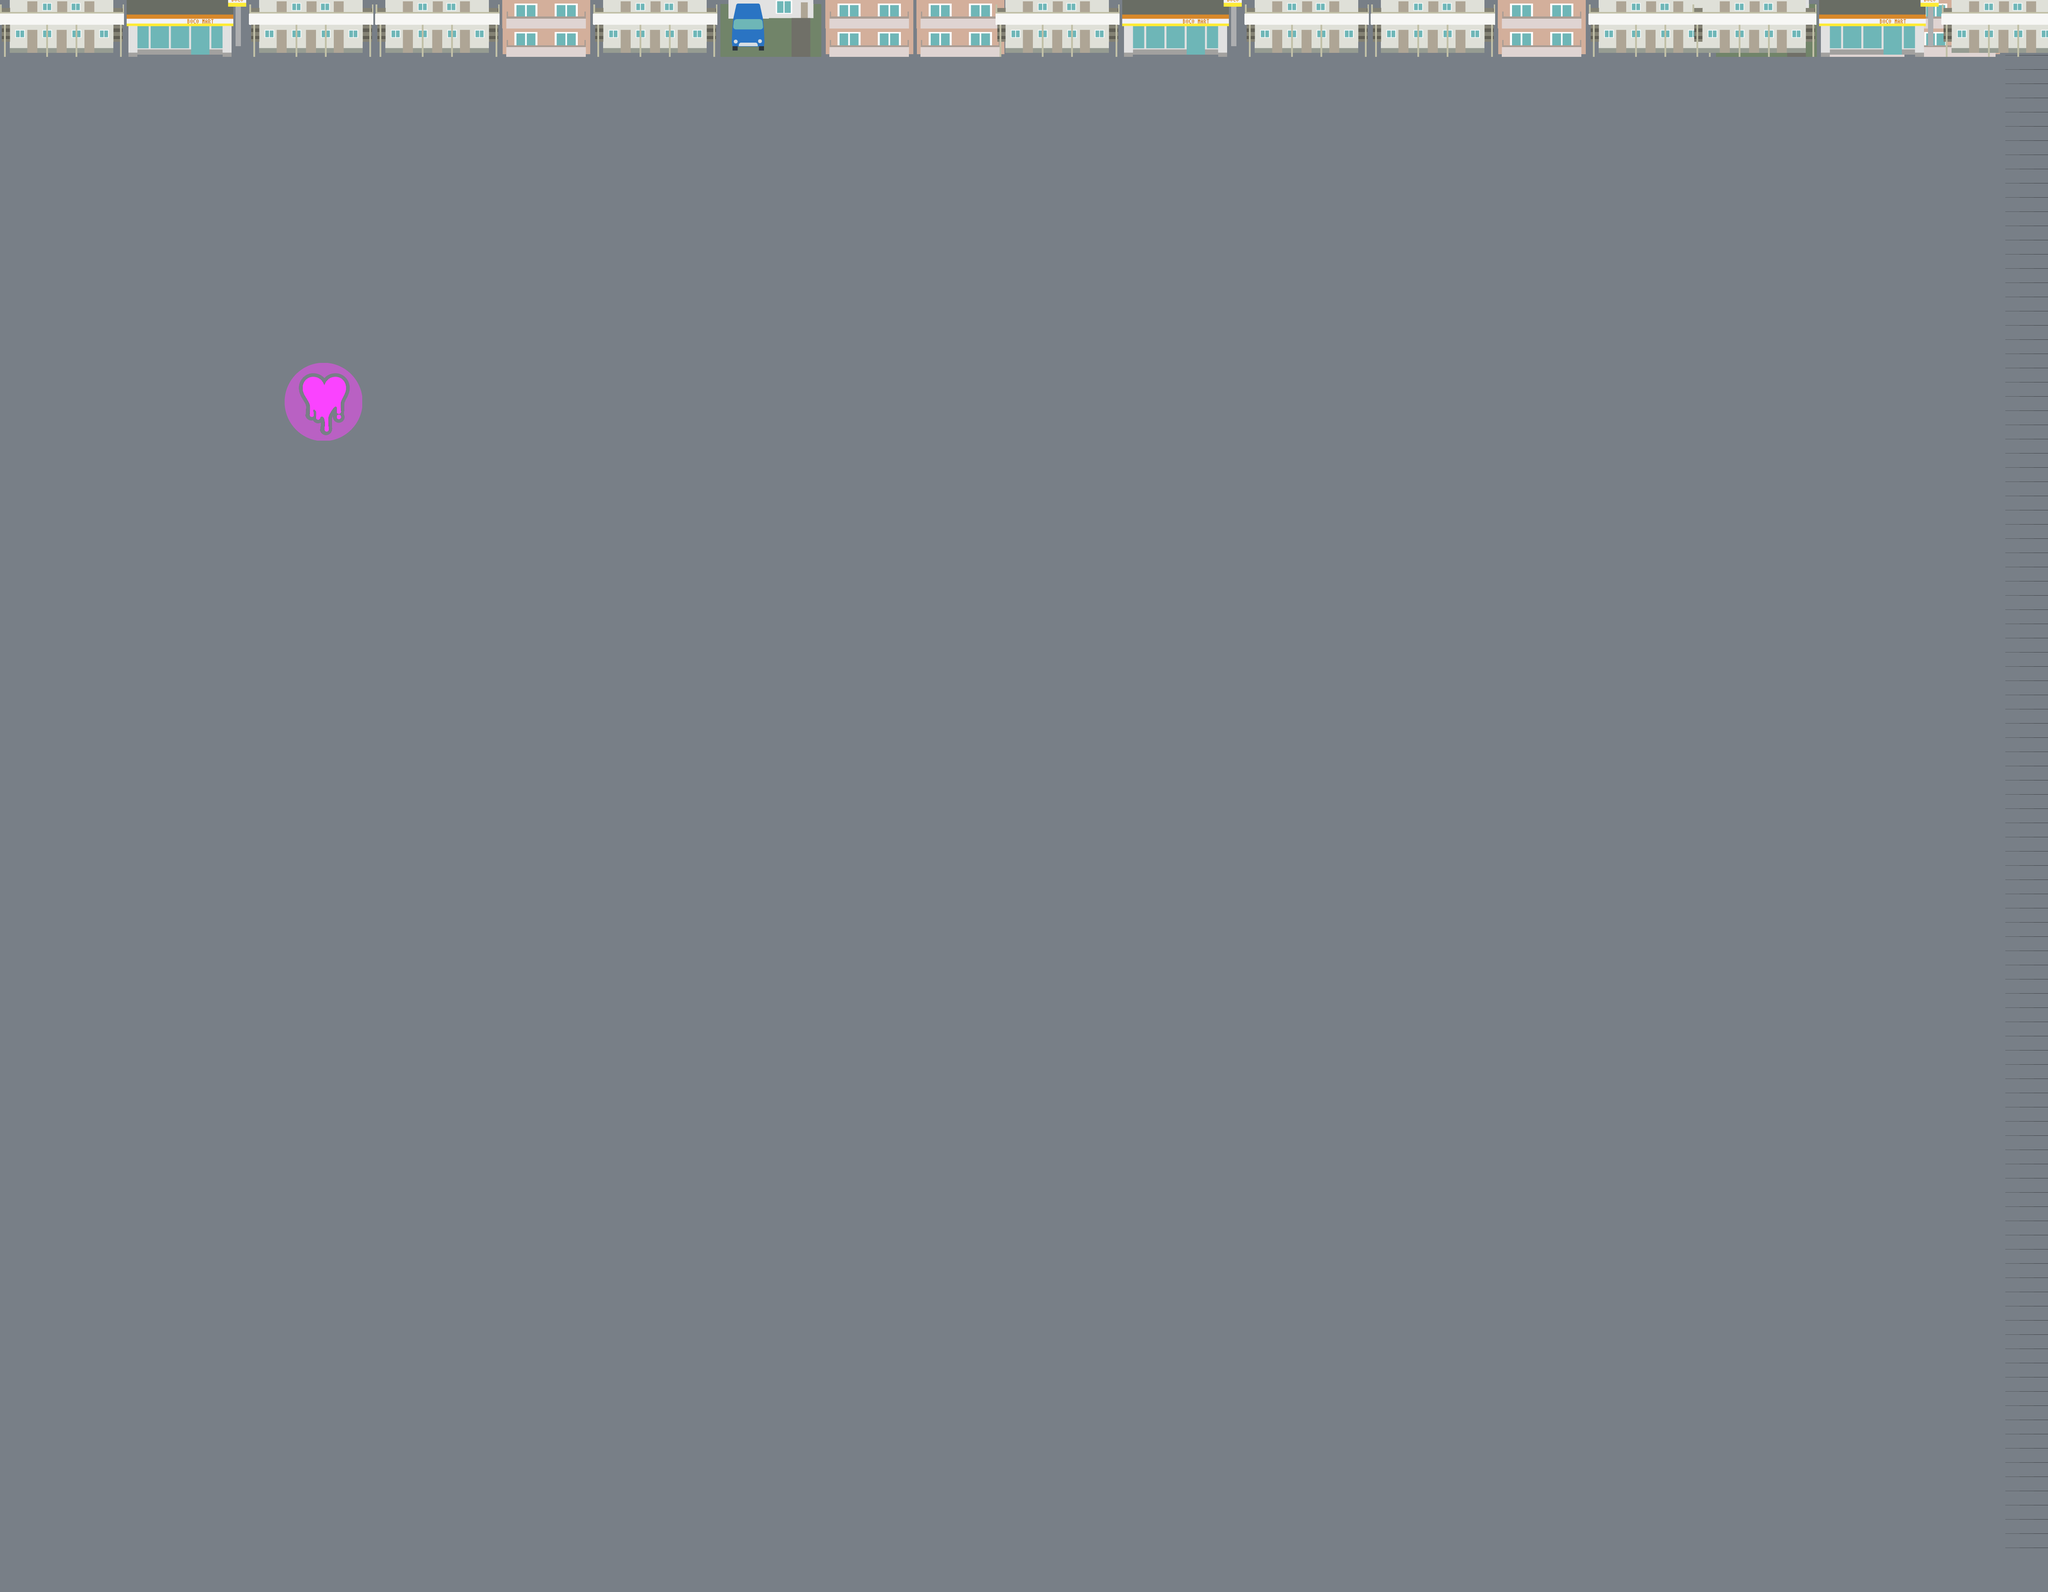

Rendered tile map (Tiled .tmx) drawn with the repository's tilesets; below, a short description and the map source with its tile grids summarised:
An orthogonal 144x112 tile map with 32x32 px tiles, 3 tile layers (Tile, Syuraba, Object), 7 tilesets.

<map version="1.0" orientation="orthogonal" renderorder="right-down" width="144" height="112" tilewidth="32" tileheight="32" nextobjectid="1">
 <tileset firstgid="1" name="tile" tilewidth="32" tileheight="32" spacing="10" margin="10">
  <image source="bg_road.png" width="100" height="100" />
 </tileset>
 <tileset firstgid="5" name="syuraba" tilewidth="175" tileheight="175">
  <image source="shurabaarea.png" width="175" height="175" />
  <tile id="0">
   <properties>
    <property name="category" value="16" />
   </properties>
  </tile>
 </tileset>
 <tileset firstgid="6" name="object" tilewidth="774" tileheight="236">
  <image source="build_2.png" width="774" height="236" />
  <tile id="0">
   <properties>
    <property name="category" value="1" />
   </properties>
  </tile>
 </tileset>
 <tileset firstgid="7" name="top01" tilewidth="2260" tileheight="260">
  <image source="build_long_1_1.png" width="2260" height="260" />
  <tile id="0">
   <properties>
    <property name="category" value="1" />
   </properties>
  </tile>
 </tileset>
 <tileset firstgid="8" name="tile" tilewidth="64" tileheight="64">
  <image source="bg_road.png" width="100" height="100" />
 </tileset>
 <tileset firstgid="9" name="tile2" tilewidth="100" tileheight="100">
  <image source="bg_road.png" width="100" height="100" />
 </tileset>
 <tileset firstgid="10" name="top02" tilewidth="2400" tileheight="268">
  <image source="build_long_1_2.png" width="2329" height="260" />
  <tile id="0">
   <properties>
    <property name="category" value="1" />
   </properties>
  </tile>
 </tileset>
 <layer name="Tile" width="144" height="112">
  <data>[16128 cells, 16128 non-empty, 1 distinct tile ids]</data>
 </layer>
 <layer name="Syuraba" width="144" height="112">
  <data>[16128 cells, 1 non-empty, 1 distinct tile ids]</data>
 </layer>
 <layer name="Object" width="144" height="112">
  <properties>
   <property name="category" value="1" />
  </properties>
  <data>[16128 cells, 3 non-empty, 1 distinct tile ids]</data>
 </layer>
</map>
